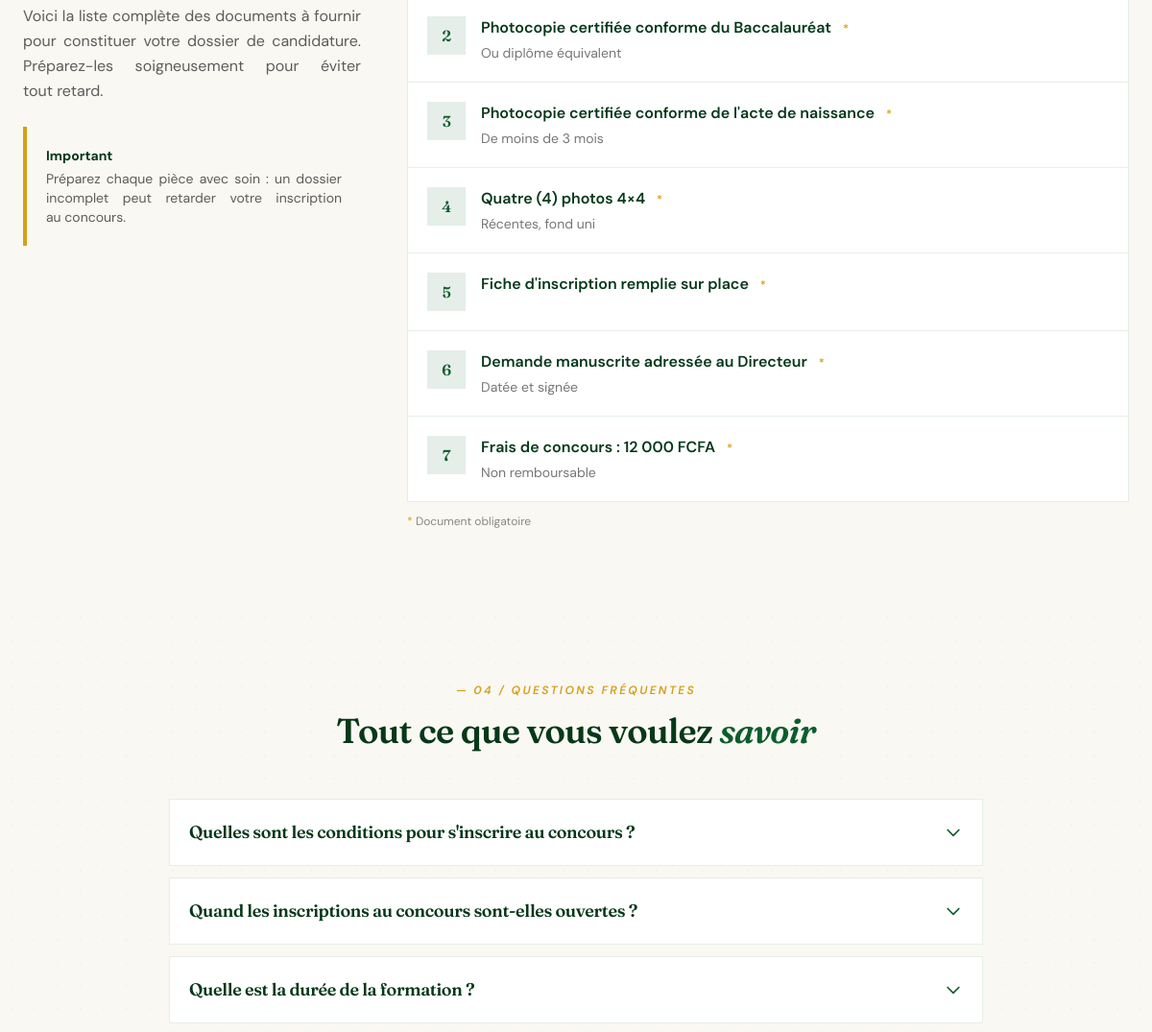
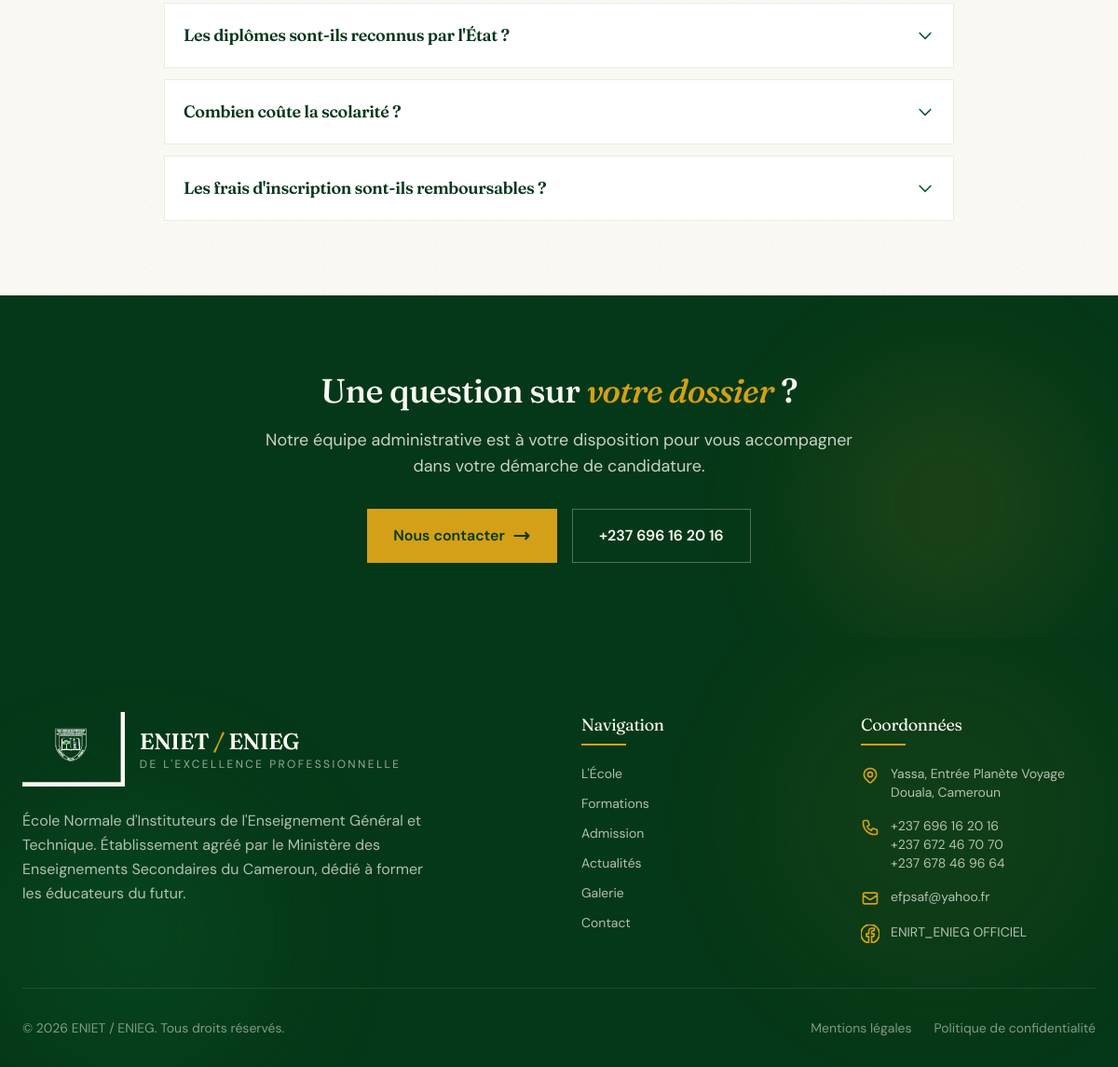
The app's page /fr/formations/admission/ (lower part), older data (2 pictures, top to bottom).
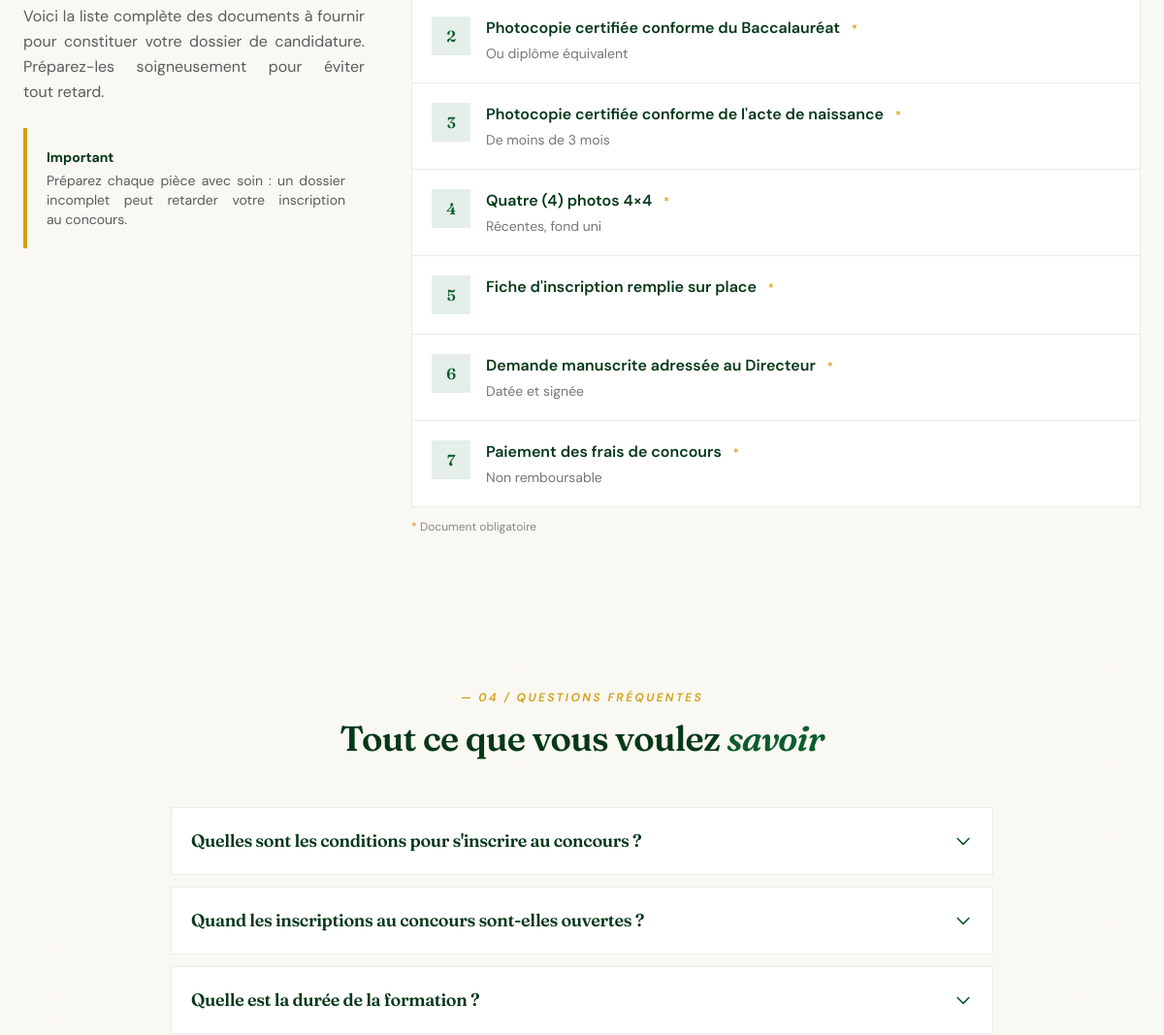
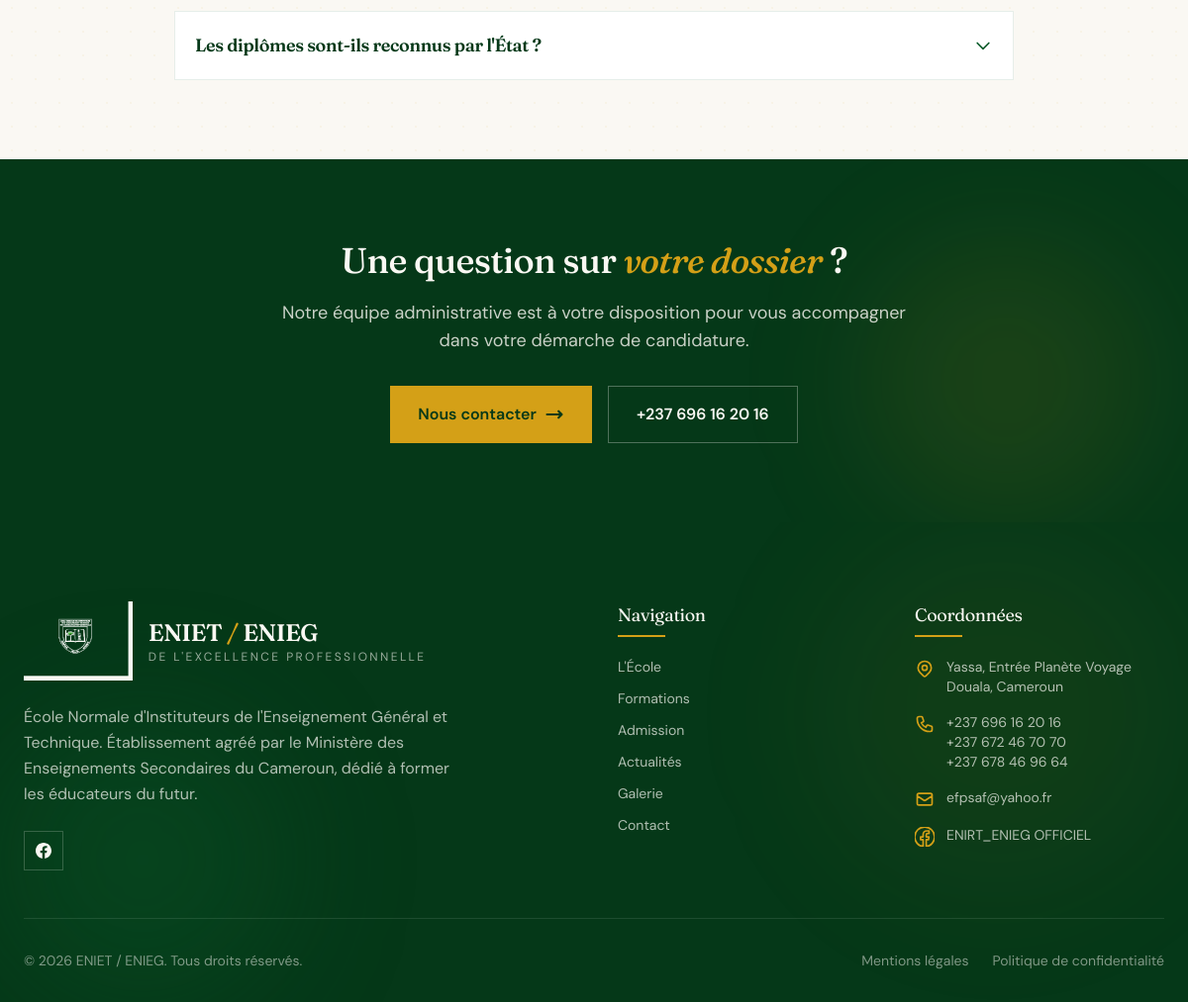
The same page, newer data (2 pictures, top to bottom).
### apps/ecoles/models.py (models this page shows, shortened)
class DocumentRequis(TimeStampedModel):
    libelle = models.CharField(
        _('Document'),
        max_length=200,
        help_text=_('Ex: "Photocopie CNI"'),
    )
    description = models.CharField(
        _('Précision'),
        max_length=300,
        blank=True,
        help_text=_('Détails optionnels (format, exigences...)'),
    )
    obligatoire = models.BooleanField(
        _('Obligatoire'),
        default=True,
    )
    ordre = models.PositiveSmallIntegerField(
        _('Ordre d\'affichage'),
        default=0,
    )
    class Meta:
        verbose_name = _('Document requis')
        verbose_name_plural = _('Documents requis')
        ordering = ['ordre', 'libelle']

class FAQ(TimeStampedModel):
    class Categorie(models.TextChoices):
        ADMISSION = 'admission', _('Admission')
        FORMATION = 'formation', _('Formation')
        FRAIS = 'frais', _('Frais et paiement')
        AUTRE = 'autre', _('Autre')
    question = models.CharField(
        _('Question'),
        max_length=300,
    )
    reponse = models.TextField(
        _('Réponse'),
    )
    categorie = models.CharField(
        _('Catégorie'),
        max_length=20,
        choices=Categorie.choices,
        default=Categorie.ADMISSION,
    )
    ordre = models.PositiveSmallIntegerField(
        _('Ordre d\'affichage'),
        default=0,
    )
    actif = models.BooleanField(_('Actif'), default=True)
    class Meta:
        verbose_name = _('Question fréquente')
        verbose_name_plural = _('Questions fréquentes')
        ordering = ['categorie', 'ordre']

### apps/ecoles/views.py (the view)
# urls.py: path('admission/', views.admission_view, name='admission'),
def admission_view(request):
    ecoles = Ecole.objects.filter(actif=True).prefetch_related(
        Prefetch(
            'tranches',
            queryset=TranchePaiement.objects.order_by('annee', 'numero_tranche'),
            to_attr='tranches_triees',
        )
    )
    documents = DocumentRequis.objects.all()
    faqs = FAQ.objects.filter(actif=True)
    return render(request, 'ecoles/admission.html', {
        'ecoles': ecoles,
        'documents': documents,
        'faqs': faqs,
    })

### apps/core/context_processors.py (called while the page is built, shortened)
def tinymce_key(request):
    return {
        'TINYMCE_API_KEY': getattr(settings, 'TINYMCE_API_KEY', '')
    }

def site_settings(request):
    return {
        'site_settings': SiteSettings.load(),
    }

def dashboard_badges(request):
    if not request.user.is_authenticated:
        return {}

### apps/pages/models.py (called while the page is built)
    @classmethod
    def load(cls):
        obj, created = cls.objects.get_or_create(pk=1)
        return obj

### templates/ecoles/admission.html (shortened to what the changed rows need)
{% extends "base_public.html" %}
{% load i18n humanize %}
{% block content %}
<section class="py-20">
    <div class="max-w-7xl mx-auto px-6 grid lg:grid-cols-12 gap-12">
        <div class="lg:col-span-8">
            <div class="bg-white border border-primary/10 divide-y divide-primary/10">
                {% for document in documents %}
                    <div class="flex items-start gap-4 p-5 hover:bg-cream/50 transition-colors">
                        <div class="w-10 h-10 flex-shrink-0 bg-primary/10 flex items-center justify-center font-serif text-primary font-semibold">
                            {{ forloop.counter }}
                        </div>
                        <div class="flex-1">
                            <div class="font-semibold text-primary-darker">
                                {{ document.libelle }}
                                {% if document.obligatoire %}
                                    <span class="ml-2 text-xs text-accent font-semibold">*</span>
                                {% endif %}
                            </div>
                            {% if document.description %}
                                <div class="text-sm text-ink/60 mt-1">{{ document.description }}</div>
                            {% endif %}
                        </div>
                    </div>
                {% endfor %}
            </div>
        </div>
    </div>
</section>
{% if faqs %}
<section class="py-20 bg-cream relative">
    <div class="relative max-w-4xl mx-auto px-6">
        <div class="text-center mb-12">
            <h2 class="font-serif text-3xl md:text-4xl text-primary-darker font-semibold leading-tight">
                {% trans "Tout ce que vous voulez" %} <span class="italic text-primary">{% trans "savoir" %}</span>
            </h2>
        </div>
        <div class="space-y-3">
            {% for faq in faqs %}
                <details class="group bg-white border border-primary/10 overflow-hidden">
                    <summary class="flex items-center justify-between gap-4 p-5 cursor-pointer hover:bg-cream/50 transition-colors list-none">
                        <h3 class="font-serif text-lg text-primary-darker font-semibold flex-1">
                            {{ faq.question }}
                        </h3>
                        <svg class="w-5 h-5 text-primary flex-shrink-0 transition-transform group-open:rotate-180" fill="none" stroke="currentColor" viewBox="0 0 24 24">
                            <path stroke-linecap="round" stroke-linejoin="round" stroke-width="2" d="M19 9l-7 7-7-7"/>
                        </svg>
                    </summary>
                </details>
            {% endfor %}
        </div>
    </div>
</section>
{% endif %}
<section class="py-20 bg-primary-darker text-cream relative overflow-hidden">
    <div class="relative max-w-4xl mx-auto px-6 text-center">
        <h2 class="font-serif text-3xl md:text-4xl font-medium leading-tight mb-4">
            {% trans "Une question sur" %} <span class="italic text-accent">{% trans "votre dossier" %}</span> ?
        </h2>
    </div>
</section>
{% endblock %}

Row changes from the older to the newer data that the page shows:
no longer on this page (row edited): FAQ: question "Combien coûte la scolarité ?"
no longer on this page (row edited): FAQ: question "Les frais d'inscription sont-ils remboursables ?"
changed DocumentRequis "Non remboursable": libelle "Frais de concours : 12 000 FCFA" → "Paiement des frais de concours"
